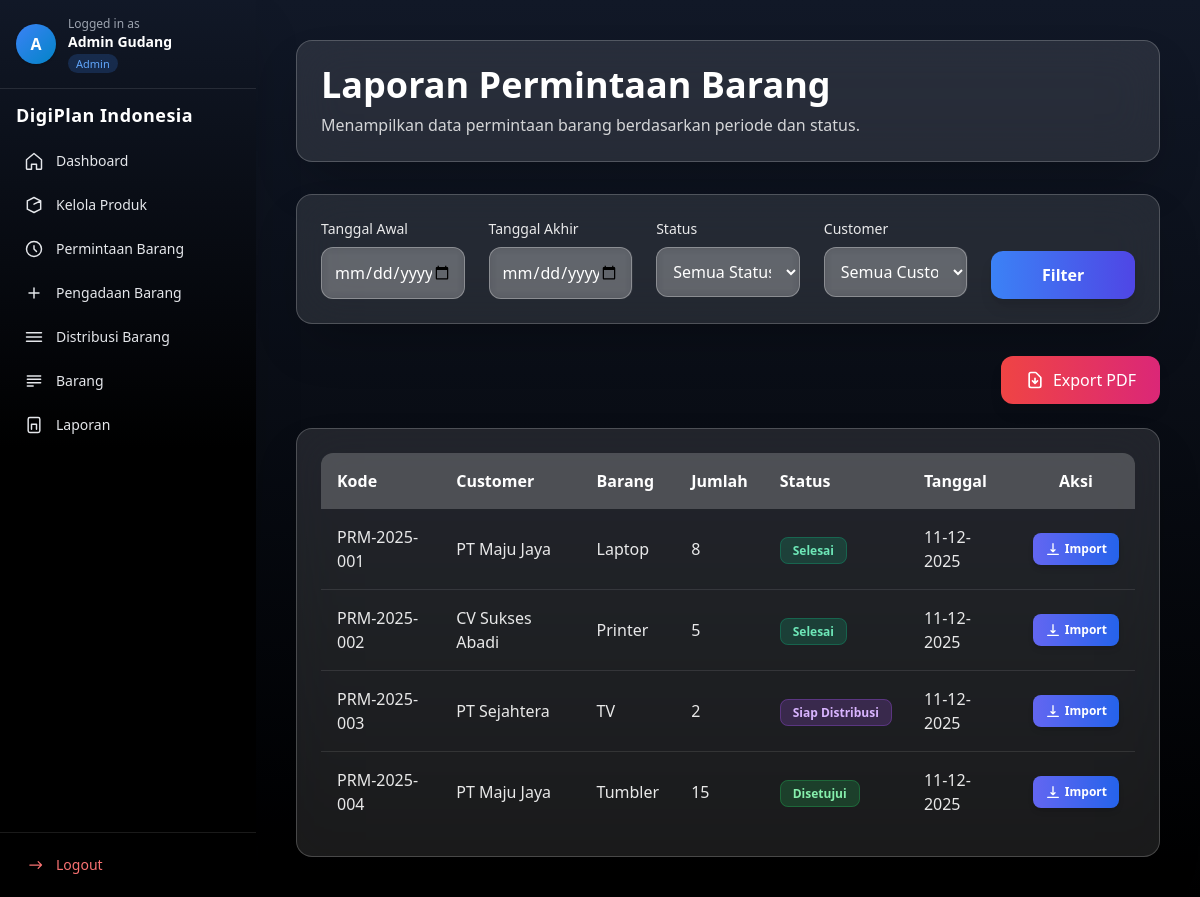
The page /admin/reports/item-request.php (signed in) on the database as committed earlier.
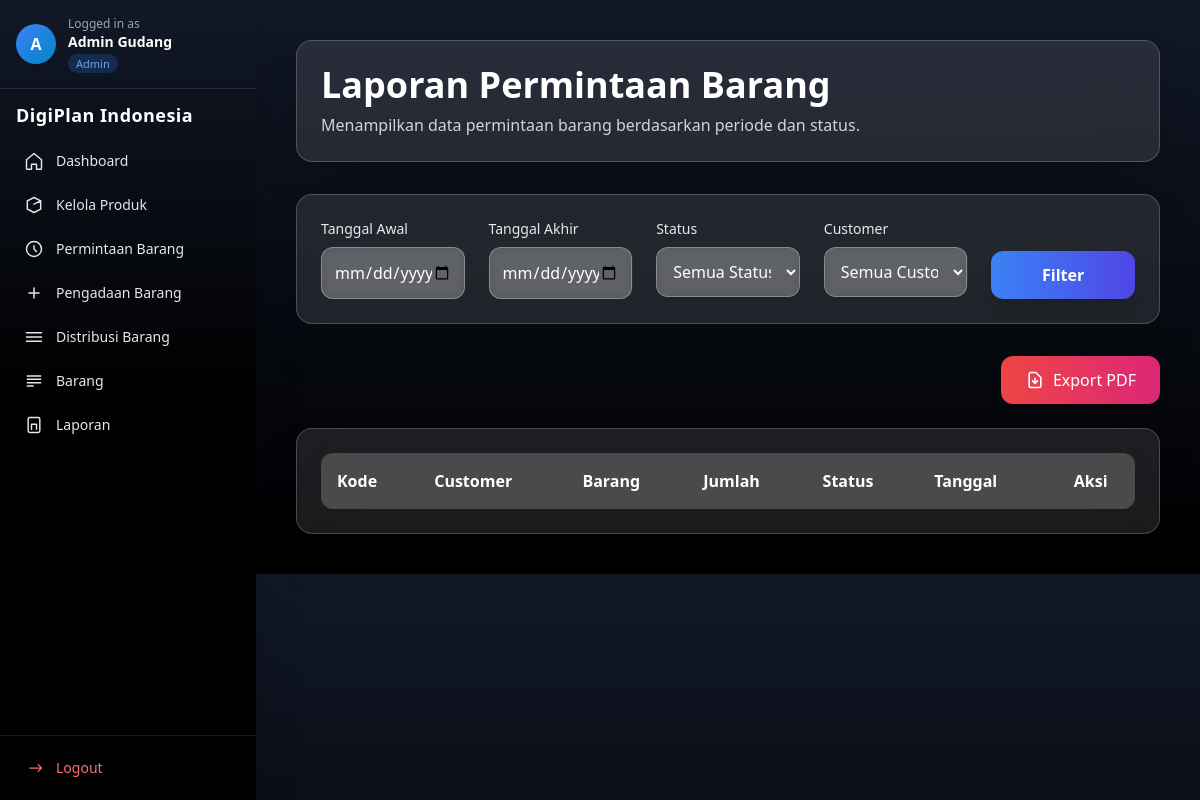
The same page on the database as committed later.
### tables this page shows
CREATE TABLE permintaan_barang (
  id INT AUTO_INCREMENT PRIMARY KEY,
  kode_permintaan VARCHAR(50) UNIQUE,
  user_id INT,
  nama_barang VARCHAR(100),
  merk VARCHAR(100),
  warna VARCHAR(100),
  jumlah INT,
  status ENUM(
    'diajukan','ditolak','dibatalkan',
    'disetujui','dalam_pengadaan',
    'siap_distribusi','selesai'
  ),
  admin_id INT,
  tanggal_verifikasi DATETIME,
  catatan_admin TEXT,
  created_at TIMESTAMP DEFAULT CURRENT_TIMESTAMP,
  deleted_at DATETIME DEFAULT NULL,
  FOREIGN KEY (user_id) REFERENCES users(id),
  FOREIGN KEY (admin_id) REFERENCES users(id)
);

CREATE TABLE users (
  id INT AUTO_INCREMENT PRIMARY KEY,
  name VARCHAR(100),
  email VARCHAR(100) UNIQUE,
  password VARCHAR(255),
  role_id INT,
  created_at TIMESTAMP DEFAULT CURRENT_TIMESTAMP,
  deleted_at DATETIME DEFAULT NULL,
  FOREIGN KEY (role_id) REFERENCES roles(id)
);

### include/base-url.php (called while the page is built)
<?php
$base_url = "/digiplan_indonesia/";

### admin/reports/item-request.php (the view, shortened to what this page needs)
<?php
require '../../include/conn.php';
$tgl_awal  = $_GET['tgl_awal']  ?? '';
$tgl_akhir = $_GET['tgl_akhir'] ?? '';
$status    = $_GET['status']    ?? '';
$customer  = $_GET['customer']  ?? '';
$where = "WHERE 1=1";
$query = "
SELECT pb.*, u.name AS customer
FROM permintaan_barang pb
JOIN users u ON pb.user_id = u.id
$where
ORDER BY pb.created_at DESC
";
$data = mysqli_query($conn, $query);
?>
<!DOCTYPE html>
<html lang="id">
<head>
  <script src="https://cdn.tailwindcss.com"></script>
</head>
<body class="bg-gradient-to-b from-gray-900 to-black text-white">
  <?php include '../../include/layouts/sidebar-admin.php'; ?>
  <main class="ml-64 p-10 flex-1">
    <div class="max-w-7xl mx-auto">
      <div class="backdrop-blur-xl bg-white/10 border border-white/20 p-6 rounded-2xl shadow-2xl mb-8">
        <h1 class="text-4xl font-bold text-white mb-2">Laporan Permintaan Barang</h1>
        <p class="text-white/80">Menampilkan data permintaan barang berdasarkan periode dan status.</p>
      </div>
      <form method="GET" class="backdrop-blur-xl bg-white/10 border border-white/20 p-6 rounded-2xl shadow-2xl mb-8 grid grid-cols-1 md:grid-cols-5 gap-6">
        <div>
          <label class="block text-sm font-medium text-white/90 mb-2">Tanggal Awal</label>
          <input type="date" name="tgl_awal" value="<?= $tgl_awal ?>" class="w-full p-3 bg-white/20 border border-white/30 rounded-xl text-white placeholder-white/50 focus:outline-none focus:ring-2 focus:ring-indigo-500 focus:border-transparent backdrop-blur-sm">
        </div>
        <div>
          <label class="block text-sm font-medium text-white/90 mb-2">Tanggal Akhir</label>
          <input type="date" name="tgl_akhir" value="<?= $tgl_akhir ?>" class="w-full p-3 bg-white/20 border border-white/30 rounded-xl text-white placeholder-white/50 focus:outline-none focus:ring-2 focus:ring-indigo-500 focus:border-transparent backdrop-blur-sm">
        </div>
        <div>
          <label class="block text-sm font-medium text-white/90 mb-2">Status</label>
          <select name="status" class="w-full p-3 bg-white/20 border border-white/30 rounded-xl text-white placeholder-white/50 focus:outline-none focus:ring-2 focus:ring-indigo-500 focus:border-transparent backdrop-blur-sm">
            <option class="text-black" value="">Semua Status</option>
          </select>
        </div>
        <div>
          <label class="block text-sm font-medium text-white/90 mb-2">Customer</label>
          <select name="customer"
            class="w-full p-3 bg-white/20 border border-white/30 rounded-xl text-white placeholder-white/50
           focus:outline-none focus:ring-2 focus:ring-indigo-500 focus:border-transparent backdrop-blur-sm">
            <option class="text-black" value="">Semua Customer</option>
          </select>
        </div>
        <div class="flex items-end">
          <button type="submit" class="w-full py-3 bg-gradient-to-r from-blue-500 to-indigo-600 hover:from-blue-600 hover:to-indigo-700 text-white rounded-xl shadow-lg transform hover:scale-105 transition-all duration-200 font-semibold">
            Filter
          </button>
        </div>
      </form>
      <div class="flex justify-end mb-6">
        <a href="item-request-pdf.php?tgl_awal=<?= $tgl_awal ?>&tgl_akhir=<?= $tgl_akhir ?>&status=<?= $status ?>&customer=<?= $customer ?>"
          target="_blank"
          class="inline-flex items-center px-6 py-3 bg-gradient-to-r from-red-500 to-pink-600 hover:from-red-600 hover:to-pink-700 text-white rounded-xl shadow-lg transform hover:scale-105 transition-all duration-200">
          <svg class="w-5 h-5 mr-2" fill="none" stroke="currentColor" viewBox="0 0 24 24">
            <path stroke-linecap="round" stroke-linejoin="round" stroke-width="2" d="M12 10v6m0 0l-3-3m3 3l3-3m2 8H7a2 2 0 01-2-2V5a2 2 0 012-2h5.586a1 1 0 01.707.293l5.414 5.414a1 1 0 01.293.707V19a2 2 0 01-2 2z"></path>
          </svg>
          Export PDF
        </a>
      </div>
      <div class="backdrop-blur-xl bg-white/10 border border-white/20 p-6 rounded-2xl shadow-2xl overflow-x-auto">
        <table class="w-full border-collapse rounded-xl overflow-hidden">
          <thead>
            <tr class="bg-white/20 text-white">
              <th class="p-4 text-left">Kode</th>
              <th class="p-4 text-left">Customer</th>
              <th class="p-4 text-left">Barang</th>
              <th class="p-4 text-left">Jumlah</th>
              <th class="p-4 text-left">Status</th>
              <th class="p-4 text-left">Tanggal</th>
              <th class="p-4 text-center">Aksi</th>
            </tr>
          </thead>
          <tbody class="divide-y divide-white/10">
            <?php while ($row = mysqli_fetch_assoc($data)): ?>
              <tr class="hover:bg-white/5 transition-colors duration-200">
                <td class="p-4 text-white/90 font-medium"><?= $row['kode_permintaan'] ?></td>
                <td class="p-4 text-white/90"><?= $row['customer'] ?></td>
                <td class="p-4 text-white/90"><?= $row['nama_barang'] ?></td>
                <td class="p-4 text-white/90"><?= $row['jumlah'] ?></td>
                <td class="p-4 capitalize">
                  <?php
                  switch ($row['status']) {
                    case 'disetujui':
                      echo "<span class='px-3 py-1 bg-green-500/20 text-green-300 rounded-lg text-xs font-semibold whitespace-nowrap border border-green-500/30'>
              Disetujui
            </span>";
                      break;
                    case 'siap_distribusi':
                      echo "<span class='px-3 py-1 bg-purple-500/20 text-purple-300 rounded-lg text-xs font-semibold whitespace-nowrap border border-purple-500/30'>
              Siap Distribusi
            </span>";
                      break;
                    case 'selesai':
                      echo "<span class='px-3 py-1 bg-emerald-500/20 text-emerald-300 rounded-lg text-xs font-semibold whitespace-nowrap border border-emerald-500/30'>
              Selesai
            </span>";
                      break;
                  }
                  ?>
                </td>
                <td class="p-4 text-white/90"><?= date('d-m-Y', strtotime($row['created_at'])) ?></td>
                <td class="p-4 text-center">
                  <a href="../single-report-pdf/item-request.php?id=<?= $row['id'] ?>"
                    target="_blank"
                    class="inline-flex items-center px-3 py-2
            bg-gradient-to-r from-indigo-500 to-blue-600
            hover:from-indigo-600 hover:to-blue-700
            text-white text-xs font-semibold rounded-lg
            shadow-md transform hover:scale-105 transition">
                    <svg class="w-4 h-4 mr-1" fill="none" stroke="currentColor" viewBox="0 0 24 24">
                      <path stroke-linecap="round" stroke-linejoin="round" stroke-width="2"
                        d="M12 4v12m0 0l-3-3m3 3l3-3m5 7H4" />
                    </svg>
                    Import
                  </a>
                </td>
              </tr>
            <?php endwhile; ?>
          </tbody>
        </table>
      </div>
    </div>
  </main>
</body>
</html>

### include/layouts/sidebar-admin.php (shortened to what this page needs)
<?php
$name = $_SESSION['name'] ?? 'Super Admin';
$rawRole = $_SESSION['role'] ?? 'super_admin';
$roleMap = [
  'super_admin' => 'Super Admin',
  'admin'       => 'Admin',
  'customer'    => 'Customer',
];
$role = $roleMap[$rawRole] ?? ucfirst(str_replace('_', ' ', $rawRole));
?>
<aside class="w-64 h-screen fixed bg-gradient-to-b from-gray-900 via-black to-black
text-gray-200 shadow-2xl flex flex-col">
  <div class="p-4 border-b border-white/10">
    <div class="flex items-center gap-3">
      <div class="w-10 h-10 rounded-full bg-gradient-to-br from-blue-500 to-sky-600
      flex items-center justify-center text-white font-bold shadow">
        <?= strtoupper(substr($name, 0, 1)); ?>
      </div>
      <div class="leading-tight">
        <p class="text-xs text-gray-400">Logged in as</p>
        <p class="text-sm font-semibold text-white">
          <?= htmlspecialchars($name); ?>
        </p>
        <span class="text-[11px] px-2 py-0.5 rounded-full bg-blue-500/20 text-blue-400">
          <?= htmlspecialchars($role); ?>
        </span>
      </div>
    </div>
  </div>
  <div class="px-4 py-3">
    <h1 class="text-lg font-bold tracking-wide text-white">
      DigiPlan Indonesia
    </h1>
  </div>
  <nav class="flex-1 overflow-y-auto px-3 pb-4
  scrollbar-thin scrollbar-thumb-white/10 scrollbar-track-transparent">
    <ul class="space-y-1 text-sm">
      <?php
      function navItem($href, $label, $icon)
      {
        return "
        <li>
          <a href='{$href}' class='flex items-center gap-3 px-3 py-2.5 rounded-lg
          transition hover:bg-white/10'>
            {$icon}
            <span>{$label}</span>
          </a>
        </li>";
      }
      ?>
      <?= navItem(
        $base_url . "admin/dashboard.php",
        "Dashboard",
        '<svg class="w-5 h-5" fill="none" stroke="currentColor" viewBox="0 0 24 24">
          <path stroke-width="1.75" stroke-linecap="round" stroke-linejoin="round"
          d="M3 10.5L12 3l9 7.5V21a1 1 0 01-1 1h-5v-6H9v6H4a1 1 0 01-1-1z"/>
        </svg>'
      ); ?>
      <?= navItem(
        $base_url . "admin/products.php",
        "Kelola Produk",
        '<svg class="w-5 h-5" fill="none" stroke="currentColor" viewBox="0 0 24 24">
          <path stroke-width="1.75" stroke-linecap="round" stroke-linejoin="round"
          d="M20 7l-8-4-8 4m16 0v10l-8 4-8-4V7m16 0l-8 4"/>
        </svg>'
      ); ?>
      <?= navItem(
        $base_url . "admin/item-request.php",
        "Permintaan Barang",
        '<svg class="w-5 h-5" fill="none" stroke="currentColor" viewBox="0 0 24 24">
          <path stroke-width="1.75" stroke-linecap="round" stroke-linejoin="round"
          d="M12 8v4l3 3M3 12a9 9 0 1018 0 9 9 0 00-18 0z"/>
        </svg>'
      ); ?>
      <?= navItem(
        $base_url . "admin/procurement.php",
        "Pengadaan Barang",
        '<svg class="w-5 h-5" fill="none" stroke="currentColor" viewBox="0 0 24 24">
          <path stroke-width="1.75" stroke-linecap="round" stroke-linejoin="round"
          d="M12 6v12m6-6H6"/>
        </svg>'
      ); ?>
      <?= navItem(
        $base_url . "admin/distribution.php",
        "Distribusi Barang",
        '<svg class="w-5 h-5" fill="none" stroke="currentColor" viewBox="0 0 24 24">
          <path stroke-width="1.75" stroke-linecap="round" stroke-linejoin="round"
          d="M3 7h18M3 12h18M3 17h18"/>
        </svg>'
      ); ?>
      <?= navItem(
        $base_url . "admin/item.php",
        "Barang",
        '<svg class="w-5 h-5" fill="none" stroke="currentColor" viewBox="0 0 24 24">
          <path stroke-width="1.75" stroke-linecap="round" stroke-linejoin="round"
          d="M4 6h16M4 10h16M4 14h16M4 18h7"/>
        </svg>'
      ); ?>
      <?= navItem(
        $base_url . "admin/report.php",
        "Laporan",
        '<svg class="w-5 h-5" fill="none" stroke="currentColor" viewBox="0 0 24 24">
          <path stroke-width="1.75" stroke-linecap="round" stroke-linejoin="round"
          d="M9 17v-6h6v6m-8 4h10a2 2 0 002-2V5a2 2 0 00-2-2H7a2 2 0 00-2 2v14a2 2 0 002 2z"/>
        </svg>'
      ); ?>
    </ul>
  </nav>
  <div class="p-3 border-t border-white/10">
    <a href="<?= $base_url ?>auth/logout.php"
      class="flex items-center gap-3 px-3 py-2.5 rounded-lg text-sm
      text-red-400 hover:bg-red-500/10 transition">
      <svg class="w-5 h-5" fill="none" stroke="currentColor" viewBox="0 0 24 24">
        <path stroke-width="1.5" stroke-linecap="round" stroke-linejoin="round"
          d="M17 16l4-4m0 0l-4-4m4 4H7" />
      </svg>
      Logout
    </a>
  </div>
</aside>

Rows that differ between the two databases and show on the page:
removed permintaan_barang: kode_permintaan "PRM-2025-001", user.name "PT Maju Jaya", nama_barang "Laptop", jumlah "8", status "Selesai", created_at "11-12-2025"
removed permintaan_barang: kode_permintaan "PRM-2025-002", user.name "CV Sukses Abadi", nama_barang "Printer", jumlah "5", status "Selesai", created_at "11-12-2025"
removed permintaan_barang: kode_permintaan "PRM-2025-003", user.name "PT Sejahtera", nama_barang "TV", jumlah "2", status "Siap Distribusi", created_at "11-12-2025"
removed permintaan_barang: kode_permintaan "PRM-2025-004", user.name "PT Maju Jaya", nama_barang "Tumbler", jumlah "15", status "Disetujui", created_at "11-12-2025"
